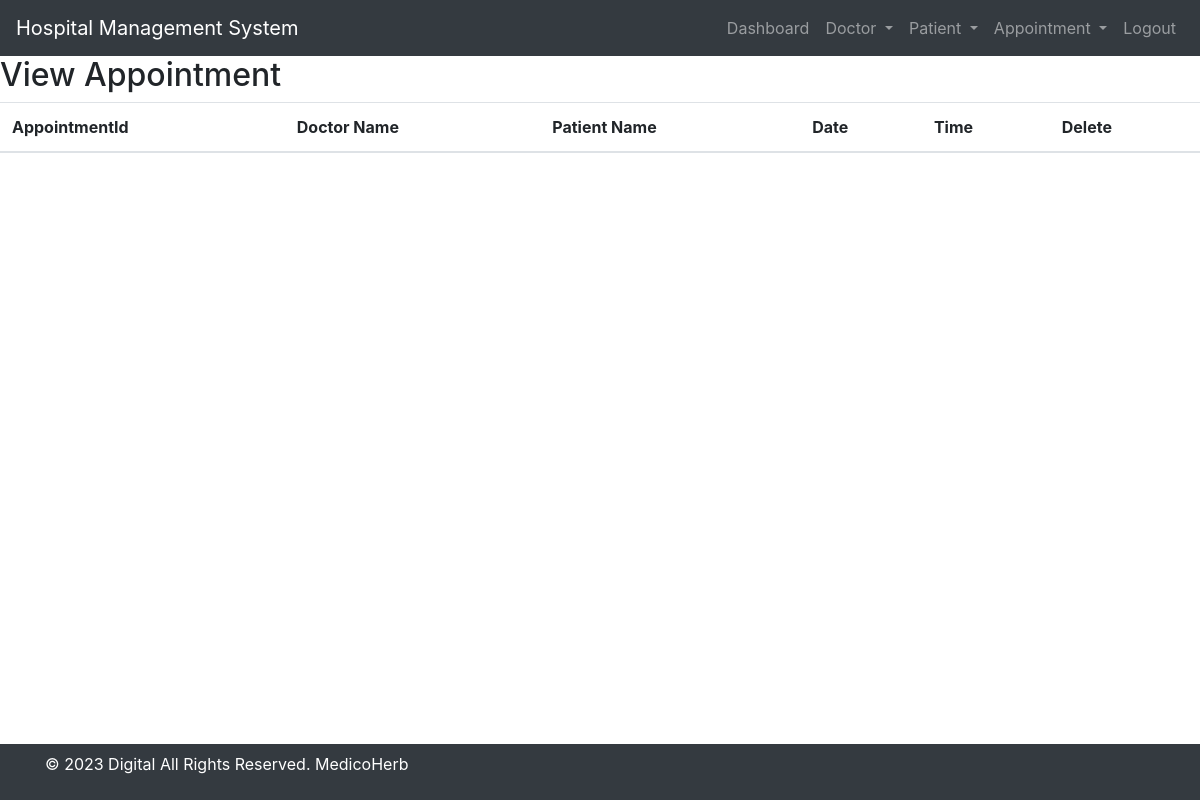
The app's page /view_appointment/ (signed in), older data.
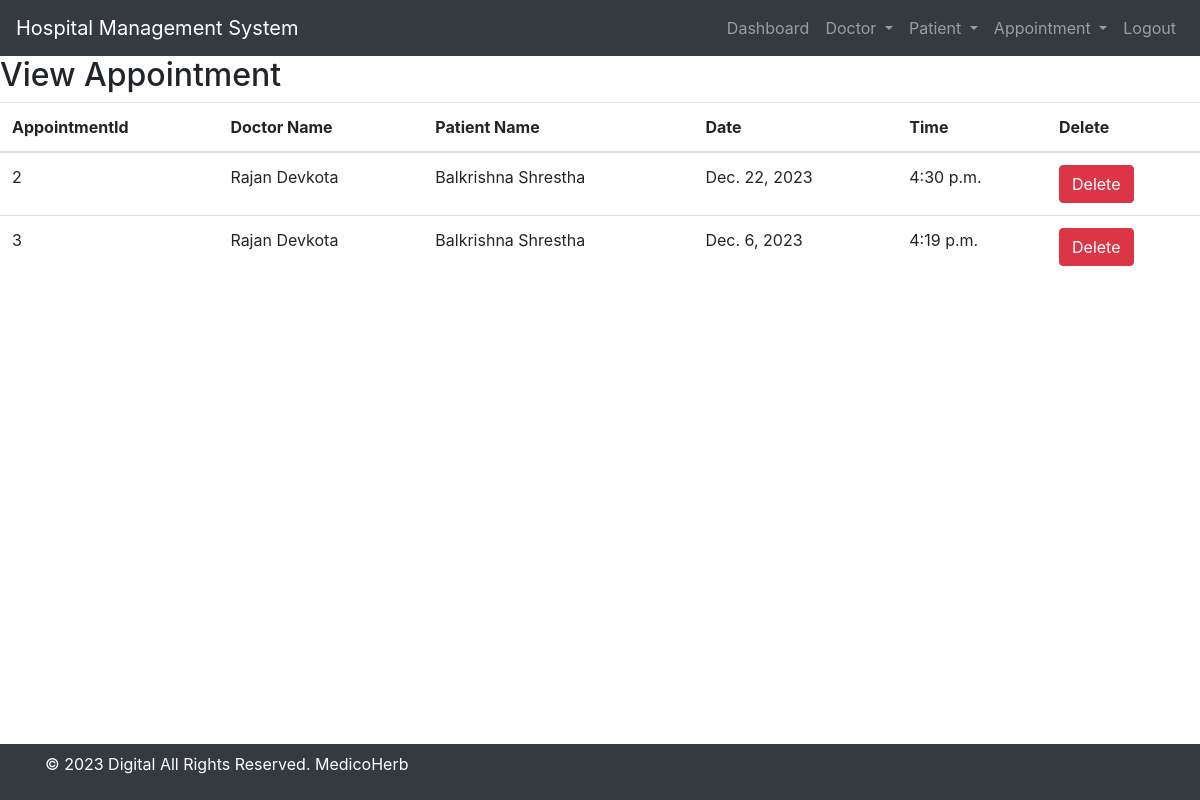
The same page, newer data.
### hospital/models.py (models this page shows)
class Appointment(models.Model):
    doctor = models.ForeignKey(Doctor,on_delete=models.CASCADE)
    patient = models.ForeignKey(Patient,on_delete=models.CASCADE)
    date = models.DateField()
    time = models.TimeField()

class Doctor(models.Model):
    Name = models.CharField(max_length=50)
    mobile =models.IntegerField()
    special = models.CharField(max_length =50)
    image = models.ImageField(upload_to='doctor_images/', null=True, blank=True)
    def __str__(self):
        return self.Name

class Patient(models.Model):
    name = models.CharField(max_length=50)
    gender = models.CharField(max_length=50)
    mobile = models.IntegerField(null = True)
    address = models.TextField()
    def __str__(self):
        return self.name

### hospital/views.py (the view)
# urls.py: path('view_appointment/', View_Appointment, name="view_appointment"),
def View_Appointment(request):
    if not request.user.is_staff:
        return redirect('login')
    doc = Appointment.objects.all()
    d={'doc':doc}
    return render(request,'view_appointment.html',d)

### hospital/templates/view_appointment.html
{% include 'base.html' %}
{% include 'navigation.html' %}
{% load static %}
<div>
     <h2>View Appointment</h2>
    <table id="example" class="table table-hover">
        <thead>
            <tr>
                <th>AppointmentId</th>
                <th>Doctor Name</th>
                <th>Patient Name</th>
                <th>Date</th>
                <th>Time</th>
                <th>Delete</th>
            </tr>
        </thead>
        <tbody>
            {% for i in doc %}
            <tr>
                <td>{{ i.id }}</td>
                <td>{{ i.doctor}}</td>
                <td>{{ i.patient}}</td>
                <td>{{ i.date }}</td>
                <td>{{ i.time }}</td>
                <td>
                    <a href="{% url 'delete_appointment' i.id %}" onclick="return confirm('Are you sure you want to delete?')" class="btn btn-danger">Delete</a>
                </td>
            </tr>
            {% endfor %}
        </tbody>
    </table>
</div>
{% include 'footer.html' %}

Row changes from the older to the newer data that the page shows:
added Appointment: id "2", doctor "Rajan Devkota", patient "Balkrishna Shrestha", date "Dec. 22, 2023", time "4:30 p.m."
added Appointment: id "3", doctor "Rajan Devkota", patient "Balkrishna Shrestha", date "Dec. 6, 2023", time "4:19 p.m."
